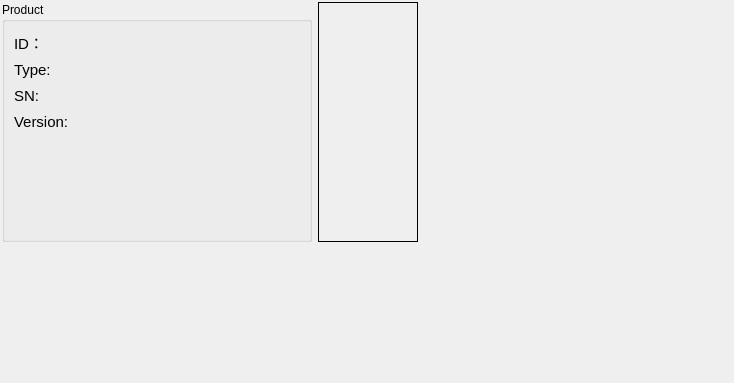
<?xml version="1.0" encoding="UTF-8"?>
<ui version="4.0">
 <class>H2Product</class>
 <widget class="QWidget" name="H2Product">
  <property name="geometry">
   <rect>
    <x>0</x>
    <y>0</y>
    <width>734</width>
    <height>383</height>
   </rect>
  </property>
  <property name="windowTitle">
   <string>Form</string>
  </property>
  <layout class="QGridLayout" name="gridLayout_2">
   <property name="leftMargin">
    <number>2</number>
   </property>
   <property name="topMargin">
    <number>2</number>
   </property>
   <property name="rightMargin">
    <number>2</number>
   </property>
   <property name="bottomMargin">
    <number>2</number>
   </property>
   <item row="0" column="2">
    <spacer name="horizontalSpacer">
     <property name="orientation">
      <enum>Qt::Horizontal</enum>
     </property>
     <property name="sizeHint" stdset="0">
      <size>
       <width>50</width>
       <height>20</height>
      </size>
     </property>
    </spacer>
   </item>
   <item row="2" column="0">
    <spacer name="verticalSpacer">
     <property name="orientation">
      <enum>Qt::Vertical</enum>
     </property>
     <property name="sizeHint" stdset="0">
      <size>
       <width>20</width>
       <height>263</height>
      </size>
     </property>
    </spacer>
   </item>
   <item row="0" column="1">
    <widget class="QLabel" name="label_picture">
     <property name="minimumSize">
      <size>
       <width>100</width>
       <height>100</height>
      </size>
     </property>
     <property name="frameShape">
      <enum>QFrame::Box</enum>
     </property>
     <property name="text">
      <string/>
     </property>
     <property name="pixmap">
      <pixmap resource="../../res/res.qrc">:/res/image/h2product/product.png</pixmap>
     </property>
    </widget>
   </item>
   <item row="0" column="0">
    <widget class="QGroupBox" name="groupBox">
     <property name="minimumSize">
      <size>
       <width>310</width>
       <height>240</height>
      </size>
     </property>
     <property name="font">
      <font>
       <pointsize>9</pointsize>
      </font>
     </property>
     <property name="title">
      <string>Product</string>
     </property>
     <layout class="QGridLayout" name="gridLayout">
      <property name="spacing">
       <number>6</number>
      </property>
      <item row="0" column="1">
       <widget class="QLabel" name="label_ip">
        <property name="sizePolicy">
         <sizepolicy hsizetype="Minimum" vsizetype="Minimum">
          <horstretch>0</horstretch>
          <verstretch>0</verstretch>
         </sizepolicy>
        </property>
        <property name="minimumSize">
         <size>
          <width>200</width>
          <height>20</height>
         </size>
        </property>
        <property name="font">
         <font>
          <family>Arial</family>
          <pointsize>11</pointsize>
         </font>
        </property>
        <property name="text">
         <string notr="true"/>
        </property>
        <property name="scaledContents">
         <bool>false</bool>
        </property>
        <property name="alignment">
         <set>Qt::AlignLeading|Qt::AlignLeft|Qt::AlignVCenter</set>
        </property>
        <property name="margin">
         <number>6</number>
        </property>
        <property name="indent">
         <number>0</number>
        </property>
       </widget>
      </item>
      <item row="0" column="0">
       <widget class="QLabel" name="labelAddressTip">
        <property name="sizePolicy">
         <sizepolicy hsizetype="Minimum" vsizetype="Minimum">
          <horstretch>0</horstretch>
          <verstretch>0</verstretch>
         </sizepolicy>
        </property>
        <property name="minimumSize">
         <size>
          <width>80</width>
          <height>20</height>
         </size>
        </property>
        <property name="font">
         <font>
          <pointsize>11</pointsize>
         </font>
        </property>
        <property name="text">
         <string>ID：</string>
        </property>
        <property name="alignment">
         <set>Qt::AlignLeading|Qt::AlignLeft|Qt::AlignVCenter</set>
        </property>
        <property name="indent">
         <number>0</number>
        </property>
       </widget>
      </item>
      <item row="2" column="0">
       <widget class="QLabel" name="label_5">
        <property name="sizePolicy">
         <sizepolicy hsizetype="Minimum" vsizetype="Minimum">
          <horstretch>0</horstretch>
          <verstretch>0</verstretch>
         </sizepolicy>
        </property>
        <property name="minimumSize">
         <size>
          <width>80</width>
          <height>20</height>
         </size>
        </property>
        <property name="font">
         <font>
          <pointsize>11</pointsize>
         </font>
        </property>
        <property name="text">
         <string>SN:</string>
        </property>
        <property name="alignment">
         <set>Qt::AlignLeading|Qt::AlignLeft|Qt::AlignVCenter</set>
        </property>
        <property name="indent">
         <number>0</number>
        </property>
       </widget>
      </item>
      <item row="2" column="1">
       <widget class="QLabel" name="label_sn">
        <property name="sizePolicy">
         <sizepolicy hsizetype="Minimum" vsizetype="Minimum">
          <horstretch>0</horstretch>
          <verstretch>0</verstretch>
         </sizepolicy>
        </property>
        <property name="minimumSize">
         <size>
          <width>200</width>
          <height>20</height>
         </size>
        </property>
        <property name="font">
         <font>
          <family>Arial</family>
          <pointsize>11</pointsize>
         </font>
        </property>
        <property name="text">
         <string notr="true"/>
        </property>
        <property name="scaledContents">
         <bool>false</bool>
        </property>
        <property name="alignment">
         <set>Qt::AlignLeading|Qt::AlignLeft|Qt::AlignVCenter</set>
        </property>
        <property name="margin">
         <number>6</number>
        </property>
        <property name="indent">
         <number>0</number>
        </property>
       </widget>
      </item>
      <item row="1" column="1">
       <widget class="QLabel" name="label_type">
        <property name="sizePolicy">
         <sizepolicy hsizetype="Minimum" vsizetype="Minimum">
          <horstretch>0</horstretch>
          <verstretch>0</verstretch>
         </sizepolicy>
        </property>
        <property name="minimumSize">
         <size>
          <width>200</width>
          <height>20</height>
         </size>
        </property>
        <property name="font">
         <font>
          <family>Arial</family>
          <pointsize>11</pointsize>
         </font>
        </property>
        <property name="text">
         <string notr="true"/>
        </property>
        <property name="scaledContents">
         <bool>false</bool>
        </property>
        <property name="alignment">
         <set>Qt::AlignLeading|Qt::AlignLeft|Qt::AlignVCenter</set>
        </property>
        <property name="margin">
         <number>6</number>
        </property>
        <property name="indent">
         <number>0</number>
        </property>
       </widget>
      </item>
      <item row="1" column="0">
       <widget class="QLabel" name="label_3">
        <property name="sizePolicy">
         <sizepolicy hsizetype="Minimum" vsizetype="Minimum">
          <horstretch>0</horstretch>
          <verstretch>0</verstretch>
         </sizepolicy>
        </property>
        <property name="minimumSize">
         <size>
          <width>80</width>
          <height>20</height>
         </size>
        </property>
        <property name="font">
         <font>
          <pointsize>11</pointsize>
         </font>
        </property>
        <property name="text">
         <string>Type:</string>
        </property>
        <property name="alignment">
         <set>Qt::AlignLeading|Qt::AlignLeft|Qt::AlignVCenter</set>
        </property>
        <property name="indent">
         <number>0</number>
        </property>
       </widget>
      </item>
      <item row="4" column="0">
       <spacer name="verticalSpacer_2">
        <property name="orientation">
         <enum>Qt::Vertical</enum>
        </property>
        <property name="sizeHint" stdset="0">
         <size>
          <width>20</width>
          <height>40</height>
         </size>
        </property>
       </spacer>
      </item>
      <item row="3" column="1">
       <widget class="QLabel" name="label_version">
        <property name="sizePolicy">
         <sizepolicy hsizetype="Minimum" vsizetype="Minimum">
          <horstretch>0</horstretch>
          <verstretch>0</verstretch>
         </sizepolicy>
        </property>
        <property name="minimumSize">
         <size>
          <width>200</width>
          <height>20</height>
         </size>
        </property>
        <property name="font">
         <font>
          <family>Arial</family>
          <pointsize>11</pointsize>
         </font>
        </property>
        <property name="text">
         <string notr="true"/>
        </property>
        <property name="scaledContents">
         <bool>false</bool>
        </property>
        <property name="alignment">
         <set>Qt::AlignLeading|Qt::AlignLeft|Qt::AlignVCenter</set>
        </property>
        <property name="margin">
         <number>6</number>
        </property>
        <property name="indent">
         <number>0</number>
        </property>
       </widget>
      </item>
      <item row="3" column="0">
       <widget class="QLabel" name="label_7">
        <property name="sizePolicy">
         <sizepolicy hsizetype="Minimum" vsizetype="Minimum">
          <horstretch>0</horstretch>
          <verstretch>0</verstretch>
         </sizepolicy>
        </property>
        <property name="minimumSize">
         <size>
          <width>80</width>
          <height>20</height>
         </size>
        </property>
        <property name="font">
         <font>
          <pointsize>11</pointsize>
         </font>
        </property>
        <property name="text">
         <string>Version:</string>
        </property>
        <property name="alignment">
         <set>Qt::AlignLeading|Qt::AlignLeft|Qt::AlignVCenter</set>
        </property>
        <property name="indent">
         <number>0</number>
        </property>
       </widget>
      </item>
      <item row="5" column="0" colspan="2">
       <widget class="QPushButton" name="pushButton_status">
        <property name="sizePolicy">
         <sizepolicy hsizetype="Expanding" vsizetype="Fixed">
          <horstretch>0</horstretch>
          <verstretch>0</verstretch>
         </sizepolicy>
        </property>
        <property name="focusPolicy">
         <enum>Qt::ClickFocus</enum>
        </property>
        <property name="toolTip">
         <string>Connect Or Disconnect</string>
        </property>
        <property name="styleSheet">
         <string notr="true">border-color: rgba(255, 255, 255, 0);
background-color: rgba(255, 255, 255, 0);
</string>
        </property>
        <property name="text">
         <string/>
        </property>
        <property name="icon">
         <iconset resource="../../res/res.qrc">
          <normaloff>:/res/image/h2product/disconnect.png</normaloff>:/res/image/h2product/disconnect.png</iconset>
        </property>
        <property name="iconSize">
         <size>
          <width>200</width>
          <height>50</height>
         </size>
        </property>
        <property name="shortcut">
         <string/>
        </property>
        <property name="autoRepeatInterval">
         <number>800</number>
        </property>
        <property name="flat">
         <bool>true</bool>
        </property>
       </widget>
      </item>
     </layout>
    </widget>
   </item>
  </layout>
 </widget>
 <resources>
  <include location="../../res/res.qrc"/>
 </resources>
 <connections/>
</ui>
